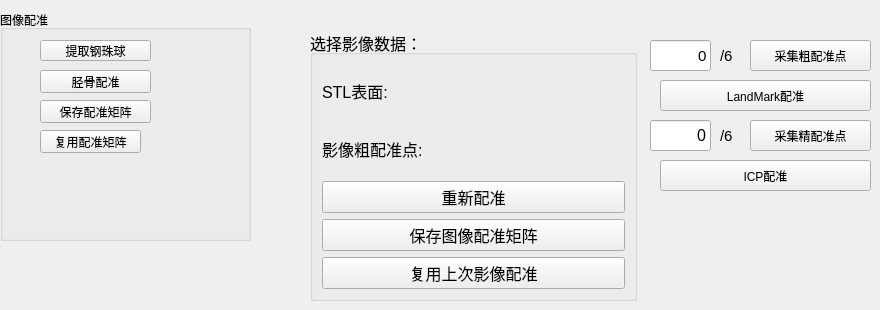
     <widget class="QWidget" name="tab_3">
      <attribute name="title">
       <string>影像配准</string>
      </attribute>
      <widget class="QGroupBox" name="groupBox_8">
       <property name="geometry">
        <rect>
         <x>0</x>
         <y>10</y>
         <width>251</width>
         <height>231</height>
        </rect>
       </property>
       <property name="title">
        <string>图像配准</string>
       </property>
       <widget class="QPushButton" name="pushButton_tibiaRegistration">
        <property name="geometry">
         <rect>
          <x>40</x>
          <y>60</y>
          <width>111</width>
          <height>23</height>
         </rect>
        </property>
        <property name="text">
         <string>胫骨配准</string>
        </property>
       </widget>
       <widget class="QPushButton" name="pushButton_saveRegistration">
        <property name="geometry">
         <rect>
          <x>40</x>
          <y>90</y>
          <width>111</width>
          <height>23</height>
         </rect>
        </property>
        <property name="text">
         <string>保存配准矩阵</string>
        </property>
       </widget>
       <widget class="QPushButton" name="pushButton_ballImage">
        <property name="geometry">
         <rect>
          <x>40</x>
          <y>30</y>
          <width>111</width>
          <height>21</height>
         </rect>
        </property>
        <property name="text">
         <string>提取钢珠球</string>
        </property>
       </widget>
       <widget class="QPushButton" name="pushButton_reuseMatrix_2">
        <property name="geometry">
         <rect>
          <x>40</x>
          <y>120</y>
          <width>101</width>
          <height>23</height>
         </rect>
        </property>
        <property name="text">
         <string>复用配准矩阵</string>
        </property>
       </widget>
      </widget>
      <widget class="QGroupBox" name="groupBox_11">
       <property name="geometry">
        <rect>
         <x>310</x>
         <y>30</y>
         <width>327</width>
         <height>271</height>
        </rect>
       </property>
       <property name="font">
        <font>
         <pointsize>12</pointsize>
        </font>
       </property>
       <property name="title">
        <string>选择影像数据： </string>
       </property>
       <layout class="QGridLayout" name="gridLayout_14">
        <item row="1" column="0">
         <layout class="QHBoxLayout" name="horizontalLayout_17">
          <item>
           <widget class="QLabel" name="label_187">
            <property name="text">
             <string>影像粗配准点:  </string>
            </property>
           </widget>
          </item>
          <item>
           <widget class="QmitkSingleNodeSelectionWidget" name="mitkNodeSelectWidget_landmark_src" native="true"/>
          </item>
         </layout>
        </item>
        <item row="5" column="0">
         <widget class="QPushButton" name="pushButton_reuseImageMatrix">
          <property name="text">
           <string>复用上次影像配准</string>
          </property>
         </widget>
        </item>
        <item row="3" column="0">
         <widget class="QPushButton" name="pushButton_ResetImageConfiguration">
          <property name="text">
           <string>重新配准</string>
          </property>
         </widget>
        </item>
        <item row="4" column="0">
         <widget class="QPushButton" name="pushButton_saveImageMatrix">
          <property name="text">
           <string>保存图像配准矩阵</string>
          </property>
         </widget>
        </item>
        <item row="0" column="0">
         <layout class="QHBoxLayout" name="horizontalLayout_25">
          <item>
           <widget class="QLabel" name="label_188">
            <property name="text">
             <string>STL表面:  </string>
            </property>
           </widget>
          </item>
          <item>
           <widget class="QmitkSingleNodeSelectionWidget" name="mitkNodeSelectWidget_surface_regis" native="true"/>
          </item>
         </layout>
        </item>
       </layout>
      </widget>
      <widget class="QLineEdit" name="lineEdit_collectedLandmark">
       <property name="geometry">
        <rect>
         <x>650</x>
         <y>40</y>
         <width>61</width>
         <height>31</height>
        </rect>
       </property>
       <property name="font">
        <font>
         <pointsize>11</pointsize>
        </font>
       </property>
       <property name="layoutDirection">
        <enum>Qt::LeftToRight</enum>
       </property>
       <property name="text">
        <string>0</string>
       </property>
       <property name="alignment">
        <set>Qt::AlignRight|Qt::AlignTrailing|Qt::AlignVCenter</set>
       </property>
      </widget>
      <widget class="QLabel" name="label_189">
       <property name="geometry">
        <rect>
         <x>720</x>
         <y>40</y>
         <width>21</width>
         <height>31</height>
        </rect>
       </property>
       <property name="font">
        <font>
         <pointsize>11</pointsize>
        </font>
       </property>
       <property name="text">
        <string>/6</string>
       </property>
      </widget>
      <widget class="QPushButton" name="pushButton_collectLandmark">
       <property name="geometry">
        <rect>
         <x>750</x>
         <y>40</y>
         <width>121</width>
         <height>31</height>
        </rect>
       </property>
       <property name="text">
        <string>采集粗配准点</string>
       </property>
      </widget>
      <widget class="QPushButton" name="pushButton_landmarkRegistration">
       <property name="geometry">
        <rect>
         <x>660</x>
         <y>80</y>
         <width>211</width>
         <height>31</height>
        </rect>
       </property>
       <property name="text">
        <string>LandMark配准</string>
       </property>
      </widget>
      <widget class="QLineEdit" name="lineEdit_collectedICP">
       <property name="geometry">
        <rect>
         <x>650</x>
         <y>120</y>
         <width>61</width>
         <height>31</height>
        </rect>
       </property>
       <property name="font">
        <font>
         <pointsize>12</pointsize>
        </font>
       </property>
       <property name="layoutDirection">
        <enum>Qt::LeftToRight</enum>
       </property>
       <property name="text">
        <string>0</string>
       </property>
       <property name="alignment">
        <set>Qt::AlignRight|Qt::AlignTrailing|Qt::AlignVCenter</set>
       </property>
      </widget>
      <widget class="QLabel" name="label_190">
       <property name="geometry">
        <rect>
         <x>720</x>
         <y>120</y>
         <width>21</width>
         <height>31</height>
        </rect>
       </property>
       <property name="font">
        <font>
         <pointsize>11</pointsize>
        </font>
       </property>
       <property name="text">
        <string>/6</string>
       </property>
      </widget>
      <widget class="QPushButton" name="pushButton_collectICP">
       <property name="enabled">
        <bool>true</bool>
       </property>
       <property name="geometry">
        <rect>
         <x>750</x>
         <y>120</y>
         <width>121</width>
         <height>31</height>
        </rect>
       </property>
       <property name="text">
        <string>采集精配准点</string>
       </property>
      </widget>
      <widget class="QPushButton" name="pushButton_ICPRegistration">
       <property name="geometry">
        <rect>
         <x>660</x>
         <y>160</y>
         <width>211</width>
         <height>31</height>
        </rect>
       </property>
       <property name="text">
        <string>ICP配准</string>
       </property>
      </widget>
     </widget>
